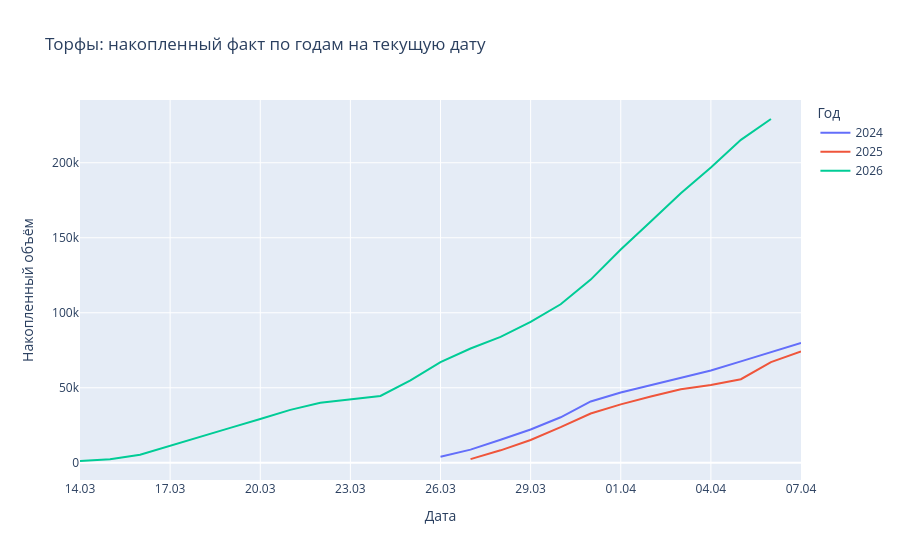
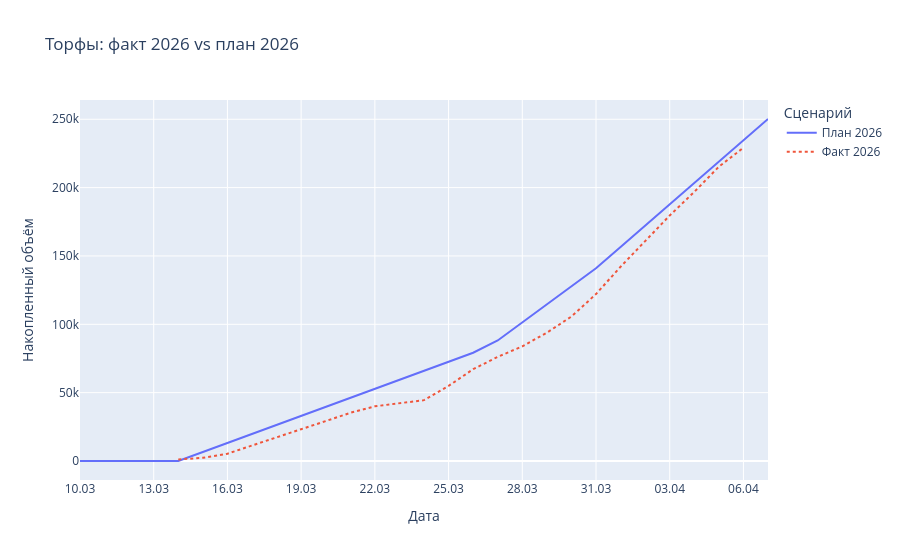

Source (notebook cell) for these figures, in order:
### Code cell
import pandas as pd
import plotly.express as px

SUBDIVISION = "Дражный"
TODAY = pd.Timestamp.today().normalize()

# -----------------------------
# Объединяем нужные переделы в один
# -----------------------------
def combine_peredel(x):
    s = str(x).strip().lower()

    if (
        ("вскрыша торфов" in s and "экскаватор" in s) or
        ("вскрыша торфов" in s and "бульдозер" in s) or
        ("погрузка торфов" in s)
    ):
        return "Торфы (объединено)"

    return None

def cut_to_today_each_year(df, date_col="Дата", ref_date=TODAY):
    m = ref_date.month
    d = ref_date.day
    return df[
        (df[date_col].dt.month < m) |
        ((df[date_col].dt.month == m) & (df[date_col].dt.day <= d))
    ].copy()

def add_inyear_axis(df, date_col="Дата", new_col="Дата_внутри_года"):
    mmdd = df[date_col].dt.strftime("%m-%d")
    df[new_col] = pd.to_datetime("2000-" + mmdd, format="%Y-%m-%d", errors="coerce")
    return df

# -----------------------------
# База
# -----------------------------
df = processor.df_ready.copy()

df["Дата"] = pd.to_datetime(df["Дата"], errors="coerce")
df["Объем работ, скорректированный"] = pd.to_numeric(
    df["Объем работ, скорректированный"], errors="coerce"
)

df = df.dropna(subset=["Дата", "Объем работ, скорректированный"]).copy()

df["Передел_для_графика"] = df["Передел"].apply(combine_peredel)
df["ПланФакт_norm"] = df["План / Факт"].astype(str).str.strip().str.lower()
df["Год_даты"] = df["Дата"].dt.year

df = df[
    (df["Подразделение"].astype(str).str.strip() == SUBDIVISION) &
    (df["Передел_для_графика"].notna())
].copy()

# =========================================================
# 1. Факт по годам на текущую дату
# =========================================================
fact = df[df["ПланФакт_norm"] == "факт"].copy()
fact = cut_to_today_each_year(fact)

fact_daily = (
    fact.groupby(["Год_даты", "Дата"], as_index=False)["Объем работ, скорректированный"]
    .sum()
)

fact_daily = add_inyear_axis(fact_daily)
fact_daily = fact_daily.dropna(subset=["Дата_внутри_года"]).copy()
fact_daily = fact_daily.sort_values(["Год_даты", "Дата_внутри_года"])

fact_daily["Накопленный объём"] = (
    fact_daily.groupby("Год_даты")["Объем работ, скорректированный"]
    .cumsum()
)

fig1 = px.line(
    fact_daily,
    x="Дата_внутри_года",
    y="Накопленный объём",
    color="Год_даты",
    title="Торфы: накопленный факт по годам на текущую дату"
)

fig1.update_layout(
    xaxis_title="Дата",
    yaxis_title="Накопленный объём",
    legend_title_text="Год"
)

fig1.update_xaxes(tickformat="%d.%m")
fig1.show()

# =========================================================
# 2. Сравнение факт 2026 vs план 2026
# =========================================================
plan_fact_2026 = df[
    (df["Год_даты"] == 2026) &
    (df["ПланФакт_norm"].isin(["факт", "план"]))
].copy()

plan_fact_2026 = cut_to_today_each_year(plan_fact_2026)

plan_fact_2026["Сценарий"] = plan_fact_2026["ПланФакт_norm"].map({
    "факт": "Факт 2026",
    "план": "План 2026"
})

pf_daily = (
    plan_fact_2026.groupby(["Сценарий", "Дата"], as_index=False)["Объем работ, скорректированный"]
    .sum()
)

pf_daily = pf_daily.sort_values(["Сценарий", "Дата"])

pf_daily["Накопленный объём"] = (
    pf_daily.groupby("Сценарий")["Объем работ, скорректированный"]
    .cumsum()
)

fig2 = px.line(
    pf_daily,
    x="Дата",
    y="Накопленный объём",
    color="Сценарий",
    line_dash="Сценарий",
    title="Торфы: факт 2026 vs план 2026"
)

fig2.update_layout(
    xaxis_title="Дата",
    yaxis_title="Накопленный объём",
    legend_title_text="Сценарий"
)

fig2.update_xaxes(tickformat="%d.%m")
fig2.show()

### Figure 1 — Plotly figure (JSON) as saved in the notebook; plotly's stock layout.template omitted (floating-point values rounded to 4 significant figures)
{"data": [{"hovertemplate": "Год_даты=2024<br>Дата_внутри_года=%{x}<br>Накопленный объём=%{y}<extra></extra>", "legendgroup": "2024", "line": {"color": "#636efa", "dash": "solid"}, "marker": {"symbol": "circle"}, "mode": "lines", "name": "2024", "orientation": "v", "showlegend": true, "x": ["2000-03-26T00:00:00.000000", "2000-03-27T00:00:00.000000", "2000-03-28T00:00:00.000000", "2000-03-29T00:00:00.000000", "2000-03-30T00:00:00.000000", "2000-03-31T00:00:00.000000", "2000-04-01T00:00:00.000000", "2000-04-02T00:00:00.000000", "2000-04-03T00:00:00.000000", "2000-04-04T00:00:00.000000", "2000-04-05T00:00:00.000000", "2000-04-06T00:00:00.000000", "2000-04-07T00:00:00.000000"], "xaxis": "x", "y": [4044.0, 8748.0, 15320.0, 22200.0, 30310.0, 40880.0, 46870.0, 51880.0, 56590.0, 61520.0, 67590.0, 73650.0, 79890.0], "yaxis": "y", "type": "scatter"}, {"hovertemplate": "Год_даты=2025<br>Дата_внутри_года=%{x}<br>Накопленный объём=%{y}<extra></extra>", "legendgroup": "2025", "line": {"color": "#EF553B", "dash": "solid"}, "marker": {"symbol": "circle"}, "mode": "lines", "name": "2025", "orientation": "v", "showlegend": true, "x": ["2000-03-27T00:00:00.000000", "2000-03-28T00:00:00.000000", "2000-03-29T00:00:00.000000", "2000-03-30T00:00:00.000000", "2000-03-31T00:00:00.000000", "2000-04-01T00:00:00.000000", "2000-04-02T00:00:00.000000", "2000-04-03T00:00:00.000000", "2000-04-04T00:00:00.000000", "2000-04-05T00:00:00.000000", "2000-04-06T00:00:00.000000", "2000-04-07T00:00:00.000000"], "xaxis": "x", "y": [2400.0, 8276.0, 15180.0, 23700.0, 32790.0, 38930.0, 44110.0, 48950.0, 51770.0, 55710.0, 67100.0, 74140.0], "yaxis": "y", "type": "scatter"}, {"hovertemplate": "Год_даты=2026<br>Дата_внутри_года=%{x}<br>Накопленный объём=%{y}<extra></extra>", "legendgroup": "2026", "line": {"color": "#00cc96", "dash": "solid"}, "marker": {"symbol": "circle"}, "mode": "lines", "name": "2026", "orientation": "v", "showlegend": true, "x": ["2000-03-14T00:00:00.000000", "2000-03-15T00:00:00.000000", "2000-03-16T00:00:00.000000", "2000-03-17T00:00:00.000000", "2000-03-18T00:00:00.000000", "2000-03-19T00:00:00.000000", "2000-03-20T00:00:00.000000", "2000-03-21T00:00:00.000000", "2000-03-22T00:00:00.000000", "2000-03-24T00:00:00.000000", "2000-03-25T00:00:00.000000", "2000-03-26T00:00:00.000000", "2000-03-27T00:00:00.000000", "2000-03-28T00:00:00.000000", "2000-03-29T00:00:00.000000", "2000-03-30T00:00:00.000000", "2000-03-31T00:00:00.000000", "2000-04-01T00:00:00.000000", "2000-04-02T00:00:00.000000", "2000-04-03T00:00:00.000000", "2000-04-04T00:00:00.000000", "2000-04-05T00:00:00.000000", "2000-04-06T00:00:00.000000"], "xaxis": "x", "y": [1164.0, 2328.0, 5354.0, 11160.0, 17000.0, 23280.0, 29180.0, 35240.0, 40010.0, 44520.0, 54940.0, 67140.0, 76170.0, 83870.0, 93880.0, 105700.0, 122100.0, 142100.0, 160900.0, 179600.0, 196900.0, 215300.0, 229200.0], "yaxis": "y", "type": "scatter"}], "layout": {"xaxis": {"anchor": "y", "domain": [0.0, 1.0], "title": {"text": "Дата"}, "tickformat": "%d.%m"}, "yaxis": {"anchor": "x", "domain": [0.0, 1.0], "title": {"text": "Накопленный объём"}}, "legend": {"title": {"text": "Год"}, "tracegroupgap": 0}, "title": {"text": "Торфы: накопленный факт по годам на текущую дату"}}}

### Figure 2 — Plotly figure (JSON) as saved in the notebook; plotly's stock layout.template omitted (floating-point values rounded to 4 significant figures)
{"data": [{"hovertemplate": "Сценарий=План 2026<br>Дата=%{x}<br>Накопленный объём=%{y}<extra></extra>", "legendgroup": "План 2026", "line": {"color": "#636efa", "dash": "solid"}, "marker": {"symbol": "circle"}, "mode": "lines", "name": "План 2026", "orientation": "v", "showlegend": true, "x": ["2026-03-10T00:00:00.000000", "2026-03-11T00:00:00.000000", "2026-03-12T00:00:00.000000", "2026-03-13T00:00:00.000000", "2026-03-14T00:00:00.000000", "2026-03-15T00:00:00.000000", "2026-03-16T00:00:00.000000", "2026-03-17T00:00:00.000000", "2026-03-18T00:00:00.000000", "2026-03-19T00:00:00.000000", "2026-03-20T00:00:00.000000", "2026-03-21T00:00:00.000000", "2026-03-22T00:00:00.000000", "2026-03-23T00:00:00.000000", "2026-03-24T00:00:00.000000", "2026-03-25T00:00:00.000000", "2026-03-26T00:00:00.000000", "2026-03-27T00:00:00.000000", "2026-03-28T00:00:00.000000", "2026-03-29T00:00:00.000000", "2026-03-30T00:00:00.000000", "2026-03-31T00:00:00.000000", "2026-04-01T00:00:00.000000", "2026-04-02T00:00:00.000000", "2026-04-03T00:00:00.000000", "2026-04-04T00:00:00.000000", "2026-04-05T00:00:00.000000", "2026-04-06T00:00:00.000000", "2026-04-07T00:00:00.000000"], "xaxis": "x", "y": [0.0, 0.0, 0.0, 0.0, 0.0, 6600.0, 13200.0, 19800.0, 26400.0, 33000.0, 39600.0, 46200.0, 52800.0, 59400.0, 66000.0, 72600.0, 79200.0, 88200.0, 101400.0, 114600.0, 127800.0, 141000.0, 156600.0, 172200.0, 187800.0, 203400.0, 219000.0, 234600.0, 250200.0], "yaxis": "y", "type": "scatter"}, {"hovertemplate": "Сценарий=Факт 2026<br>Дата=%{x}<br>Накопленный объём=%{y}<extra></extra>", "legendgroup": "Факт 2026", "line": {"color": "#EF553B", "dash": "dot"}, "marker": {"symbol": "circle"}, "mode": "lines", "name": "Факт 2026", "orientation": "v", "showlegend": true, "x": ["2026-03-14T00:00:00.000000", "2026-03-15T00:00:00.000000", "2026-03-16T00:00:00.000000", "2026-03-17T00:00:00.000000", "2026-03-18T00:00:00.000000", "2026-03-19T00:00:00.000000", "2026-03-20T00:00:00.000000", "2026-03-21T00:00:00.000000", "2026-03-22T00:00:00.000000", "2026-03-24T00:00:00.000000", "2026-03-25T00:00:00.000000", "2026-03-26T00:00:00.000000", "2026-03-27T00:00:00.000000", "2026-03-28T00:00:00.000000", "2026-03-29T00:00:00.000000", "2026-03-30T00:00:00.000000", "2026-03-31T00:00:00.000000", "2026-04-01T00:00:00.000000", "2026-04-02T00:00:00.000000", "2026-04-03T00:00:00.000000", "2026-04-04T00:00:00.000000", "2026-04-05T00:00:00.000000", "2026-04-06T00:00:00.000000"], "xaxis": "x", "y": [1164.0, 2328.0, 5354.0, 11160.0, 17000.0, 23280.0, 29180.0, 35240.0, 40010.0, 44520.0, 54940.0, 67140.0, 76170.0, 83870.0, 93880.0, 105700.0, 122100.0, 142100.0, 160900.0, 179600.0, 196900.0, 215300.0, 229200.0], "yaxis": "y", "type": "scatter"}], "layout": {"xaxis": {"anchor": "y", "domain": [0.0, 1.0], "title": {"text": "Дата"}, "tickformat": "%d.%m"}, "yaxis": {"anchor": "x", "domain": [0.0, 1.0], "title": {"text": "Накопленный объём"}}, "legend": {"title": {"text": "Сценарий"}, "tracegroupgap": 0}, "title": {"text": "Торфы: факт 2026 vs план 2026"}}}
